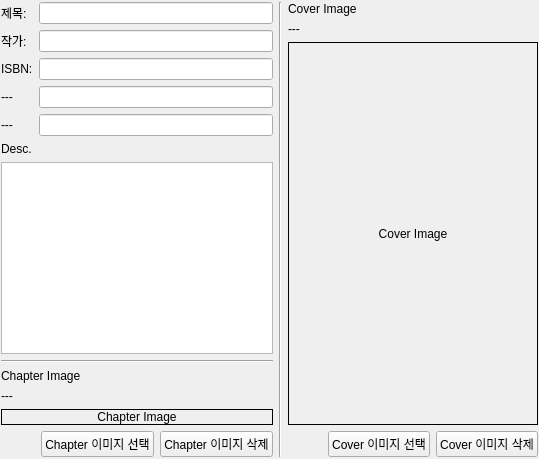
          <widget class="QWidget" name="tab_2">
           <attribute name="title">
            <string>메타데이터</string>
           </attribute>
           <layout class="QVBoxLayout" name="verticalLayout_3">
            <property name="leftMargin">
             <number>1</number>
            </property>
            <property name="topMargin">
             <number>2</number>
            </property>
            <property name="rightMargin">
             <number>1</number>
            </property>
            <property name="bottomMargin">
             <number>2</number>
            </property>
            <item>
             <layout class="QVBoxLayout" name="verticalLayout_2020">
              <item>
               <layout class="QHBoxLayout" name="horizontalLayout_8">
                <item>
                 <layout class="QVBoxLayout" name="verticalLayout_9" stretch="1,3,0,1">
                  <item>
                   <layout class="QGridLayout" name="gridLayout_2">
                    <item row="3" column="0">
                     <widget class="QLabel" name="label_15">
                      <property name="text">
                       <string>ISBN:</string>
                      </property>
                     </widget>
                    </item>
                    <item row="4" column="0">
                     <widget class="QLabel" name="label_16">
                      <property name="text">
                       <string>---</string>
                      </property>
                     </widget>
                    </item>
                    <item row="0" column="0">
                     <widget class="QLabel" name="label_8">
                      <property name="text">
                       <string>제목:</string>
                      </property>
                     </widget>
                    </item>
                    <item row="0" column="1">
                     <widget class="QLineEdit" name="lineEdit_Title"/>
                    </item>
                    <item row="2" column="1">
                     <widget class="QLineEdit" name="lineEdit_Author"/>
                    </item>
                    <item row="2" column="0">
                     <widget class="QLabel" name="label_9">
                      <property name="text">
                       <string>작가:</string>
                      </property>
                     </widget>
                    </item>
                    <item row="5" column="0">
                     <widget class="QLabel" name="label_17">
                      <property name="text">
                       <string>---</string>
                      </property>
                     </widget>
                    </item>
                    <item row="3" column="1">
                     <widget class="QLineEdit" name="lineEdit_ISBN"/>
                    </item>
                    <item row="4" column="1">
                     <widget class="QLineEdit" name="lineEdit_4"/>
                    </item>
                    <item row="5" column="1">
                     <widget class="QLineEdit" name="lineEdit_5"/>
                    </item>
                   </layout>
                  </item>
                  <item>
                   <layout class="QVBoxLayout" name="verticalLayout_12" stretch="1,99">
                    <item>
                     <widget class="QLabel" name="label_10">
                      <property name="text">
                       <string>Desc.</string>
                      </property>
                     </widget>
                    </item>
                    <item>
                     <widget class="QPlainTextEdit" name="plainTextEdit_Description"/>
                    </item>
                   </layout>
                  </item>
                  <item>
                   <widget class="Line" name="line_7">
                    <property name="orientation">
                     <enum>Qt::Horizontal</enum>
                    </property>
                   </widget>
                  </item>
                  <item>
                   <layout class="QVBoxLayout" name="verticalLayout_11" stretch="0,0,99,1">
                    <item>
                     <widget class="QLabel" name="label_11">
                      <property name="text">
                       <string>Chapter Image</string>
                      </property>
                     </widget>
                    </item>
                    <item>
                     <widget class="QLabel" name="label_ChapterImagePath">
                      <property name="text">
                       <string>---</string>
                      </property>
                     </widget>
                    </item>
                    <item>
                     <widget class="QLabel" name="label_ChapterImage">
                      <property name="frameShape">
                       <enum>QFrame::Box</enum>
                      </property>
                      <property name="text">
                       <string>Chapter Image</string>
                      </property>
                      <property name="alignment">
                       <set>Qt::AlignCenter</set>
                      </property>
                     </widget>
                    </item>
                    <item>
                     <layout class="QHBoxLayout" name="horizontalLayout_10" stretch="2,3,3">
                      <item>
                       <spacer name="horizontalSpacer_2">
                        <property name="orientation">
                         <enum>Qt::Horizontal</enum>
                        </property>
                        <property name="sizeHint" stdset="0">
                         <size>
                          <width>40</width>
                          <height>20</height>
                         </size>
                        </property>
                       </spacer>
                      </item>
                      <item>
                       <widget class="QPushButton" name="pushButton_SelectChapterImage">
                        <property name="text">
                         <string>Chapter 이미지 선택</string>
                        </property>
                       </widget>
                      </item>
                      <item>
                       <widget class="QPushButton" name="pushButton_DeleteChapterImage">
                        <property name="text">
                         <string>Chapter 이미지 삭제</string>
                        </property>
                       </widget>
                      </item>
                     </layout>
                    </item>
                   </layout>
                  </item>
                 </layout>
                </item>
                <item>
                 <widget class="Line" name="line_8">
                  <property name="orientation">
                   <enum>Qt::Vertical</enum>
                  </property>
                 </widget>
                </item>
                <item>
                 <layout class="QVBoxLayout" name="verticalLayout_6" stretch="0,0,99,1">
                  <item>
                   <widget class="QLabel" name="label_12">
                    <property name="text">
                     <string>Cover Image</string>
                    </property>
                   </widget>
                  </item>
                  <item>
                   <widget class="QLabel" name="label_CoverImagePath">
                    <property name="text">
                     <string>---</string>
                    </property>
                   </widget>
                  </item>
                  <item>
                   <widget class="QLabel" name="label_CoverImage">
                    <property name="sizePolicy">
                     <sizepolicy hsizetype="Ignored" vsizetype="Ignored">
                      <horstretch>0</horstretch>
                      <verstretch>0</verstretch>
                     </sizepolicy>
                    </property>
                    <property name="frameShape">
                     <enum>QFrame::Box</enum>
                    </property>
                    <property name="text">
                     <string>Cover Image</string>
                    </property>
                    <property name="alignment">
                     <set>Qt::AlignCenter</set>
                    </property>
                   </widget>
                  </item>
                  <item>
                   <layout class="QHBoxLayout" name="horizontalLayout_9" stretch="2,3,3">
                    <item>
                     <spacer name="horizontalSpacer_3">
                      <property name="orientation">
                       <enum>Qt::Horizontal</enum>
                      </property>
                      <property name="sizeHint" stdset="0">
                       <size>
                        <width>40</width>
                        <height>20</height>
                       </size>
                      </property>
                     </spacer>
                    </item>
                    <item>
                     <widget class="QPushButton" name="pushButton_SelectCoverImage">
                      <property name="text">
                       <string>Cover 이미지 선택</string>
                      </property>
                     </widget>
                    </item>
                    <item>
                     <widget class="QPushButton" name="pushButton_DeleteCoverImage">
                      <property name="text">
                       <string>Cover 이미지 삭제</string>
                      </property>
                     </widget>
                    </item>
                   </layout>
                  </item>
                 </layout>
                </item>
               </layout>
              </item>
             </layout>
            </item>
           </layout>
          </widget>
